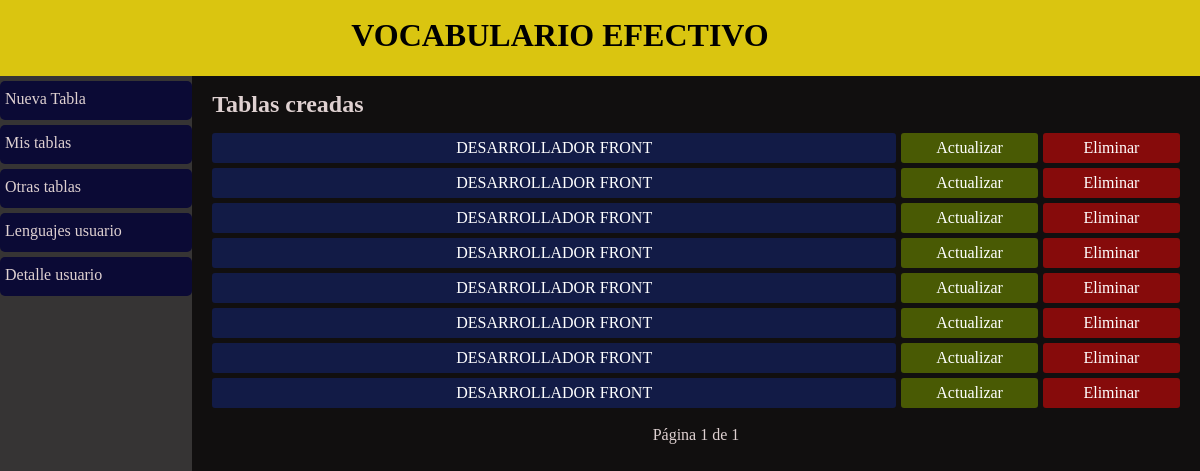
The page /coleccion-tablas/ (signed in) on the database as committed earlier.
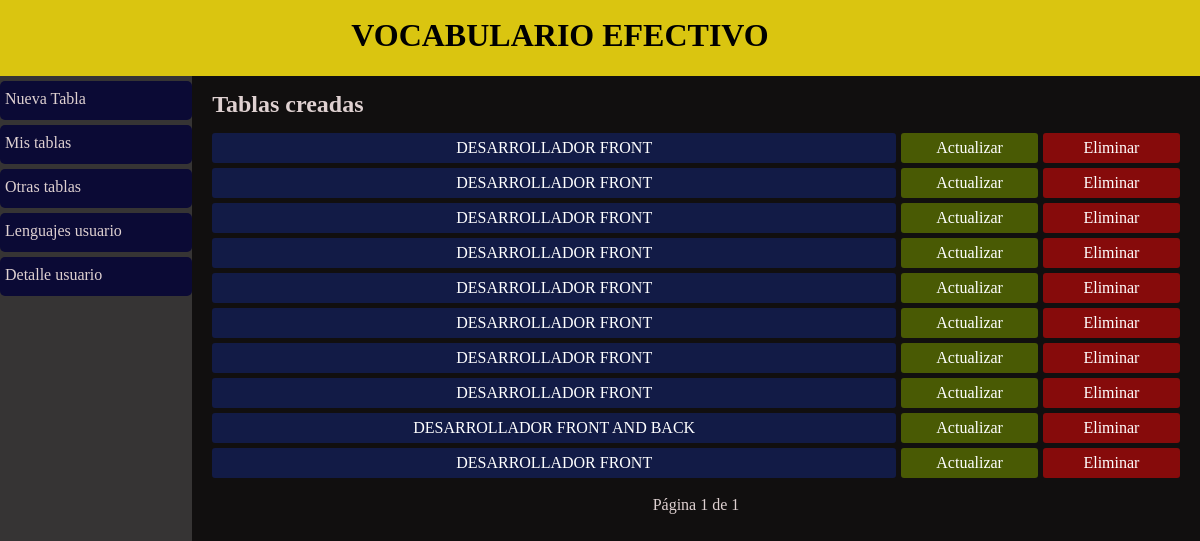
The same page on the database as committed later.
### tables/models.py (models this page shows)
class Table(models.Model) :
    id = models.AutoField(primary_key=True)
    user = models.ForeignKey(User, on_delete = models.CASCADE)
    title = models.CharField(max_length = 255)
    link = models.CharField(max_length = 255, null = True, blank = True)
    pdf_doc = models.FileField(null = True, blank = True, upload_to='pdf')

### tables/views.py (the view)
# urls.py: path('coleccion-tablas/', login_required(views.TableCollectionView.as_view()), name = 'table_collection'),
class TableCollectionView(ListView) :
    template_name = 'table_collection/table_collection.html'
    context_object_name = 'tables'
    paginate_by = 10
    def get_queryset(self, *args, **kwargs) :
        return Table.objects.filter(user_id = self.request.user.id)

### tables/templates/table_collection/table_collection.html
{% extends 'layouts/layout.html' %}
{% block main_content %}
    <h2 class="description-tables">Tablas creadas</h2>
    <ul class="table-collection">
        {% for table in tables %}
            <li>
                <div class="option-table check"><a href="{% url 'tables_app:word_list' table_id=table.id  title=table.title %}" >{{table.title|upper}}</a></div>
                <div class="option-table update"><a href="{% url 'tables_app:updatetable' pk=table.id %}">Actualizar</a></div>
                <div class="option-table delete"><a href="{% url 'tables_app:removetable' pk=table.id %}">Eliminar</a></div>
            </li>
        {% endfor %}
    </ul>
    {% include 'includes/pagination.html' %}
{% endblock %}

Rows that differ between the two databases and show on the page:
added Table: title "DESARROLLADOR FRONT AND BACK"
added Table: title "DESARROLLADOR FRONT"
